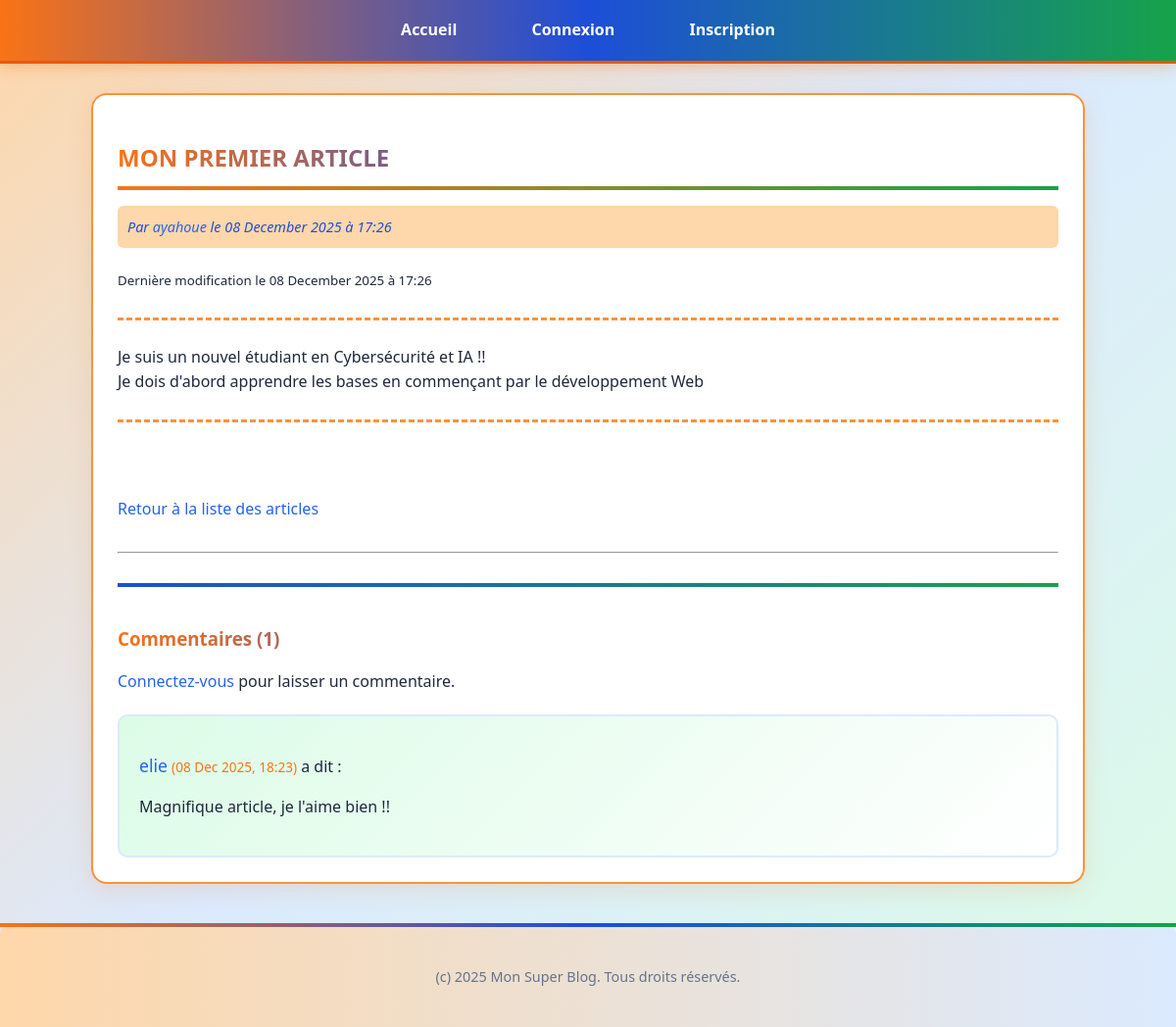
/article/15/, run on the app's committed database.
### blogapp/models.py (models this page shows, shortened)
class Article(models.Model):
    titre = models.CharField(max_length=200)
    contenu = models.TextField()
    auteur = models.ForeignKey(
        User,
        on_delete=models.CASCADE,
        related_name='articles_ecrits'
    )
    date_creation = models.DateTimeField(auto_now_add=True)  # Se met à jour automatiquement à la création
    date_mise_a_jour = models.DateTimeField(auto_now=True)   # Se met à jour automatiquement à chaque modification

class Commentaire(models.Model):
    article = models.ForeignKey(Article, on_delete=models.CASCADE, related_name='commentaires')
    auteur = models.ForeignKey(User, on_delete=models.CASCADE, related_name='commentaires_ecrits')
    contenu = models.TextField()
    date_creation = models.DateTimeField(auto_now_add=True)
    class Meta:
        ordering = ['date_creation']  # Ordonne les commentaires par date de création (les plus anciens en premier)

### blogapp/views.py (the view)
# urls.py: path('article/<int:article_id>/', views.detail_article_view, name='detail_article'),
def detail_article_view(request, article_id):
    article = get_object_or_404(Article, pk=article_id)
    commentaire_form = CommentaireForm()  # Crée une instance vide du formulaire
    context = {
        'article': article,
        'commentaire_form': commentaire_form,  # Passe le formulaire au template
    }
    return render(request, 'blogapp/detail_article.html', context)

### blogapp/templates/blogapp/detail_article.html (shortened to what this page needs)
{% extends "base.html" %}
{% block content %}
<article>
    <h2>{{ article.titre }}</h2>
    <p><em>Par <a href="{% url 'blogapp:profil_utilisateur' username=article.auteur.username %}">{{ article.auteur.username }}</a> le {{ article.date_creation|date:"d F Y à H:i" }}</em></p>
    {% if article.date_creation != article.date_mise_a_jour %}
    <p><small>Dernière modification le {{ article.date_mise_a_jour|date:"d F Y à H:i" }}</small></p>
    {% endif %}
    <hr>
    <div>
        {{ article.contenu|linebreaksbr }}
    </div>
    <hr>
    <br><br>
    <a href="{% url 'blogapp:accueil' %}">Retour à la liste des articles</a>
</article>
<hr style="margin-top: 30px; margin-bottom: 30px;">
<section id="commentaires">
    <h3>Commentaires ({{ article.commentaires.count }})</h3>
    {% if user.is_authenticated %}
        {% if user != article.auteur %}
            <h4>Laissez un commentaire :</h4>
            <form method="post" action="{% url 'blogapp:ajouter_commentaire' article_id=article.pk %}">
                {% csrf_token %}
                {{ commentaire_form.as_p }}
                <button type="submit">Envoyer le commentaire</button>
            </form>
            <br>
        {% else %}
            <p><small><em>Vous ne pouvez pas commenter votre propre article.</em></small></p>
        {% endif %}
    {% else %}
        <p><a href="{% url 'blogapp:connexion' %}?next={{ request.path }}">Connectez-vous</a> pour laisser un commentaire.</p>
    {% endif %}
    {% if article.commentaires.all %}
        {% for commentaire in article.commentaires.all %}
            <div class="commentaire-item">
                <p>
                    <strong><a href="{% url 'blogapp:profil_utilisateur' username=commentaire.auteur.username %}">{{ commentaire.auteur.username }}</a></strong>
                    <small>({{ commentaire.date_creation|date:"d M Y, H:i" }})</small> a dit :
                </p>
                <p>{{ commentaire.contenu|linebreaksbr }}</p>
            </div>
        {% endfor %}
    {% else %}
        <p>Soyez le premier à commenter cet article !</p>
    {% endif %}
</section>
{% endblock %}

### blogapp/static/blogapp/style.css (style rules this page uses)
:root { --color-orange-principal: #f97316; --color-orange-vif: #ea580c; --color-orange-clair: #fb923c; --color-orange-pale: #fed7aa; --color-bleu-principal: #1d4ed8; --color-bleu-vif: #2563eb; --color-bleu-clair: #60a5fa; --color-bleu-pale: #dbeafe; --color-vert-principal: #16a34a; --color-vert-vif: #22c55e; --color-vert-clair: #4ade80; --color-vert-pale: #dcfce7; --color-gris-clair: #f8fafc; --color-gris-moyen: #64748b; --color-gris-fonce: #1e293b; --color-blanc: #ffffff; }
body { font-family: 'Segoe UI', Tahoma, Geneva, Verdana, sans-serif; margin: 0; padding: 0; background: linear-gradient(135deg, var(--color-orange-pale) 0%, var(--color-bleu-pale) 50%, var(--color-vert-pale) 100%); color: var(--color-gris-fonce); line-height: 1.6; }
h1, h2, h3 { color: var(--color-bleu-principal); background: linear-gradient(90deg, var(--color-orange-principal), var(--color-bleu-principal), var(--color-vert-principal)); -webkit-background-clip: text; -webkit-text-fill-color: transparent; background-clip: text; }
a { color: var(--color-bleu-vif); text-decoration: none; transition: all 0.3s ease; font-weight: 500; }
article h2 { margin-bottom: 15px; border-bottom: 4px solid; border-image: linear-gradient(90deg, var(--color-orange-principal), var(--color-vert-principal)) 1; padding-bottom: 10px; }
article em { color: var(--color-bleu-principal); font-size: 0.9em; display: block; margin-bottom: 20px; font-weight: 500; padding: 10px; background: var(--color-orange-pale); border-radius: 6px; }
article hr { margin-top: 25px; margin-bottom: 25px; border: 0; border-top: 3px dashed var(--color-orange-clair); }
#commentaires { margin-top: 30px; padding-top: 20px; border-top: 4px solid; border-image: linear-gradient(90deg, var(--color-bleu-principal), var(--color-vert-principal)) 1; }
#commentaires h3, #commentaires h4 { margin-bottom: 15px; color: var(--color-bleu-principal); }
.commentaire-item { border-left: 6px solid var(--color-orange-principal); padding: 20px; margin-top: 20px; background: linear-gradient(135deg, var(--color-vert-pale) 0%, var(--color-blanc) 100%); border-radius: 10px; transition: all 0.3s ease; border: 2px solid var(--color-bleu-pale); }
.commentaire-item p strong { color: var(--color-bleu-principal); font-size: 1.1em; }
.commentaire-item p small { font-size: 0.85em; color: var(--color-orange-principal); font-weight: 500; }

### data on the page
Article: titre "MON PREMIER ARTICLE", auteur.username "ayahoue", date_creation "08 December 2025 à 17:26", date_mise_a_jour "08 December 2025 à 17:26", contenu "Je suis un nouvel étudiant en Cybersécurité et IA !! Je dois d'abord apprendre les bases en commençant par le développement Web", commentaires.count "1"
Commentaire: auteur.username "elie", date_creation "08 Dec 2025, 18:23", contenu "Magnifique article, je l'aime bien !!"
